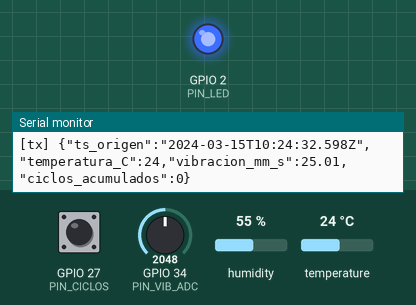
Simulated run of this sketch. Board: ESP32. On the bench: output pins drawn as LEDs (lit = HIGH), the last lines printed to the serial monitor. Wiring (from diagram.json): MPU-6050 motion sensor at I2C address 0x68. Inputs (shaded band) come from the test bench; at power-on: GPIO 27 (PIN_CICLOS) HIGH, GPIO 34 (PIN_VIB_ADC) = 2048, humidity 55 %, temperature 24 °C (analog values on the 0–4095 scale). WiFi joins after 1.5 s; servers stay silent unless stated; uploads are accepted with an empty reply; the local clock reads 2024-03-15 10:24:30 at power-on unless the sketch sets it; EEPROM starts erased.

Above: at 2.73 s.
At 5.2 s:
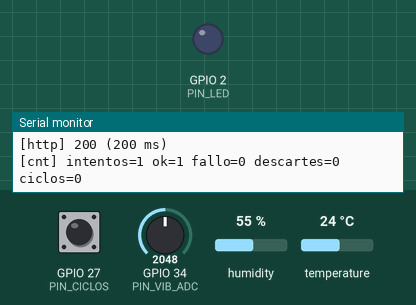
Timing chart, 0 to 9.1 s (numbered marks = the images above):
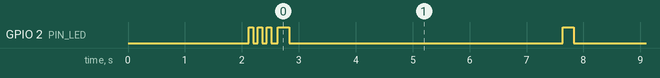

The sketch:

sketch.ino
```cpp
/*
 * Actividad 1 — Emisor de telemetria (ESP32 simulado en Wokwi)
 * ------------------------------------------------------------
 * Publica cada PERIODO_PUBLICACION_MS un POST HTTP con JSON:
 *   { ts_origen, temperatura_C, vibracion_mm_s, ciclos_acumulados }
 * hacia el endpoint "http in" de Node-RED.
 *
 * Sensores (todos simulados por Wokwi, ver diagram.json):
 *   - DHT22            -> temperatura_C            (GPIO15)
 *   - Transmisor de vibracion (potenciometro en ADC1) -> vibracion_mm_s (GPIO34)
 *   - MPU6050 (I2C)    -> vibracion_mm_s derivada de aceleracion (GPIO21/22)
 *   - Interruptor de proximidad (push button) -> ciclos_acumulados (GPIO27)
 *   - LED de estado    -> diagnostico visual     (GPIO2)
 *
 * La fuente de vibracion se elige con VIB_FUENTE (ver abajo). Las dos rutas
 * estan implementadas y ninguna sintetiza datos: cada una publica lo que
 * realmente mide el hardware simulado.
 *
 * Referencias oficiales usadas:
 *   WiFi en Wokwi ......... https://docs.wokwi.com/guides/esp32-wifi
 *   DHT22 ................. https://docs.wokwi.com/parts/wokwi-dht22
 *   Potenciometro ......... https://docs.wokwi.com/parts/wokwi-potentiometer
 *   MPU6050 ............... https://docs.wokwi.com/parts/wokwi-mpu6050
 *   Formato diagram.json .. https://docs.wokwi.com/diagram-format
 */

#include <WiFi.h>
#include <WiFiClientSecure.h>
#include <HTTPClient.h>
#include <Wire.h>
#include <ArduinoJson.h>
#include <DHTesp.h>
#include <Preferences.h>
#include <sys/time.h>
#include <math.h>

// ---------------------------------------------------------------------------
// 1. CONFIGURACION  (lo unico que hay que tocar antes de correr)
// ---------------------------------------------------------------------------

// Red simulada de Wokwi: SSID abierto, canal 6 (el canal acelera el enlace).
const char* WIFI_SSID  = "Wokwi-GUEST";
const char* WIFI_PASS  = "";
const int   WIFI_CANAL = 6;

// Endpoint del nodo "http in" de Node-RED.
// IMPORTANTE: el gateway publico de Wokwi solo hace conexiones SALIENTES hacia
// Internet; NO alcanza localhost ni la red local. Node-RED tiene que estar
// expuesto en una URL publica (tunel ngrok/cloudflared o VPS). Ver README.
#define INGEST_URL   "https://CAMBIAME.ngrok-free.app/telemetria"

// Secreto compartido: el tunel es publico, asi que el endpoint se autentica
// con esta cabecera. Debe coincidir con INGEST_KEY en Node-RED.
#define INGEST_KEY   "CAMBIAME-clave-larga-y-aleatoria"

#define PLANTA_ID    "planta_01"   // informativo; la ruta real la arma Node-RED

const uint32_t PERIODO_PUBLICACION_MS = 5000;   // 5 s exigidos por la actividad

// Fuente de vibracion:
//   0 = transmisor analogico (potenciometro)  -> valor RMS ya acondicionado
//   1 = acelerometro MPU6050                  -> derivacion a_rms -> v_rms
#define VIB_FUENTE 0

// ---- Parametros del transmisor de vibracion (VIB_FUENTE 0) ----------------
// Modelo del sensor real emulado: transmisor de vibracion de salida analogica
// (tipo IFM VSA / SKF CMSS), cuyo acondicionador entrega un nivel de CD
// proporcional al valor RMS de velocidad. Escala de fondo de rango:
const float VIB_FONDO_ESCALA_MM_S = 50.0f;   // 0 V -> 0 mm/s ; 3.3 V -> 50 mm/s
const float ADC_V_REF             = 3.3f;
const int   ADC_CUENTAS_MAX       = 4095;    // ESP32: ADC de 12 bits

// ---- Parametros de la derivacion por acelerometro (VIB_FUENTE 1) ----------
// v_rms = a_rms / (2*pi*f0). Se integra en el dominio de la frecuencia usando
// la frecuencia dominante f0 estimada por cruces por cero de la senal sin CD.
const uint16_t VIB_FS_HZ       = 250;   // frecuencia de muestreo de la ventana
const uint16_t VIB_N_MUESTRAS  = 250;   // 1 s de ventana
const float    VIB_F0_MINIMA   = 5.0f;  // Hz; piso para no dividir entre ~0
const float    VIB_F0_NOMINAL  = 30.0f; // Hz; frecuencia de giro del eje (1800 rpm)

// ---- Pines ---------------------------------------------------------------
const int PIN_DHT     = 15;
const int PIN_VIB_ADC = 34;   // ADC1: obligatorio, ADC2 queda inutilizable con WiFi
const int PIN_CICLOS  = 27;
const int PIN_LED     = 2;
const int PIN_SDA     = 21;
const int PIN_SCL     = 22;

const uint8_t MPU_ADDR = 0x68;

// ---------------------------------------------------------------------------
// 2. ESTADO GLOBAL
// ---------------------------------------------------------------------------
DHTesp dht;
Preferences nvs;

volatile uint32_t ciclos = 0;             // contador de ciclos de maquina
volatile uint32_t ultimoPulsoUs = 0;      // antirrebote por software
uint32_t ciclosGuardados = 0;

// Contadores de instrumentacion (seccion 7 del reporte).
uint32_t nIntentos = 0, nOk = 0, nFallo = 0, nDescartes = 0;

bool hayMpu = false;

// ---------------------------------------------------------------------------
// 3. UTILIDADES
// ---------------------------------------------------------------------------

// Interrupcion del interruptor de proximidad. Antirrebote de 20 ms: un pulso
// mecanico rebota ~1-5 ms, cualquier flanco mas rapido que eso no es un ciclo.
void IRAM_ATTR isrCiclo() {
  uint32_t ahora = micros();
  if (ahora - ultimoPulsoUs > 20000UL) {
    ultimoPulsoUs = ahora;
    ciclos++;
  }
}

void parpadeo(int veces, int ms) {
  for (int i = 0; i < veces; i++) {
    digitalWrite(PIN_LED, HIGH); delay(ms);
    digitalWrite(PIN_LED, LOW);  delay(ms);
  }
}

// ts_origen en ISO-8601 UTC con milisegundos: 2026-08-24T21:03:15.123Z
// Devuelve false si el reloj todavia no esta sincronizado por NTP: en ese caso
// NO se publica. Una marca de tiempo falsa contamina el calculo de latencia de
// toda la corrida, asi que preferimos perder la muestra y decirlo.
bool tsOrigenISO(char* buf, size_t n) {
  struct timeval tv;
  gettimeofday(&tv, nullptr);
  if (tv.tv_sec < 1700000000L) return false;   // < 2023-11-14 => sin NTP
  struct tm t;
  gmtime_r(&tv.tv_sec, &t);
  int escritos = snprintf(buf, n, "%04d-%02d-%02dT%02d:%02d:%02d.%03ldZ",
                          t.tm_year + 1900, t.tm_mon + 1, t.tm_mday,
                          t.tm_hour, t.tm_min, t.tm_sec, tv.tv_usec / 1000L);
  return escritos > 0 && (size_t)escritos < n;
}

// ---------------------------------------------------------------------------
// 4. MPU6050 POR REGISTROS (sin libreria: menos dependencias y deja explicito
//    el ajuste de fondo de escala y del filtro anti-alias)
// ---------------------------------------------------------------------------
bool mpuEscribe(uint8_t reg, uint8_t valor) {
  Wire.beginTransmission(MPU_ADDR);
  Wire.write(reg); Wire.write(valor);
  return Wire.endTransmission() == 0;
}

bool mpuInicia() {
  Wire.begin(PIN_SDA, PIN_SCL, 400000);
  Wire.beginTransmission(MPU_ADDR);
  Wire.write(0x75);                                  // WHO_AM_I
  if (Wire.endTransmission(false) != 0) return false;
  if (Wire.requestFrom((int)MPU_ADDR, 1) != 1) return false;
  uint8_t quien = Wire.read();
  if (quien != 0x68 && quien != 0x69) return false;

  if (!mpuEscribe(0x6B, 0x00)) return false;   // PWR_MGMT_1: sale de reposo
  // DLPF a 44 Hz (CONFIG=0x03). Con fs=250 Hz la frecuencia de Nyquist es
  // 125 Hz, asi que el filtro deja el ancho de banda por debajo y evita
  // replegado de espectro (aliasing) en la medicion de vibracion.
  if (!mpuEscribe(0x1A, 0x03)) return false;
  if (!mpuEscribe(0x1C, 0x00)) return false;   // ACCEL_CONFIG: +/-2 g, 16384 LSB/g
  return true;
}

bool mpuLeeAccel(float* ax, float* ay, float* az) {
  Wire.beginTransmission(MPU_ADDR);
  Wire.write(0x3B);                                  // ACCEL_XOUT_H
  if (Wire.endTransmission(false) != 0) return false;
  if (Wire.requestFrom((int)MPU_ADDR, 6) != 6) return false;
  // Cada byte se lee en su propia sentencia a proposito: en C++ el orden de
  // evaluacion de los operandos de | NO esta especificado, asi que
  // (Wire.read() << 8) | Wire.read() puede tomar los bytes al reves segun el
  // compilador. Es el error clasico de este sensor.
  uint8_t xh = Wire.read(); uint8_t xl = Wire.read();
  uint8_t yh = Wire.read(); uint8_t yl = Wire.read();
  uint8_t zh = Wire.read(); uint8_t zl = Wire.read();
  int16_t x = (int16_t)(((uint16_t)xh << 8) | xl);
  int16_t y = (int16_t)(((uint16_t)yh << 8) | yl);
  int16_t z = (int16_t)(((uint16_t)zh << 8) | zl);
  const float LSB_POR_G = 16384.0f, G = 9.80665f;
  *ax = x / LSB_POR_G * G;                           // m/s^2
  *ay = y / LSB_POR_G * G;
  *az = z / LSB_POR_G * G;
  return true;
}

// ---------------------------------------------------------------------------
// 5. MEDICION DE VIBRACION
// ---------------------------------------------------------------------------

// Ruta A: transmisor analogico. El acondicionador ya entrego un nivel de CD
// proporcional al RMS de velocidad, asi que aqui solo se aplica la funcion de
// transferencia declarada del sensor. Promediamos 64 lecturas para bajar el
// ruido de cuantizacion del ADC.
float vibracionDesdeTransmisor() {
  uint32_t suma = 0;
  for (int i = 0; i < 64; i++) { suma += analogRead(PIN_VIB_ADC); delayMicroseconds(200); }
  float cuentas = suma / 64.0f;
  float volts   = cuentas * ADC_V_REF / ADC_CUENTAS_MAX;
  return volts * (VIB_FONDO_ESCALA_MM_S / ADC_V_REF);
}

// Ruta B: acelerometro. Ventana de 1 s a 250 Hz, se resta la componente de CD
// (gravedad y montaje), se calcula a_rms del vector resultante y se integra a
// velocidad con v_rms = a_rms / (2*pi*f0).  f0 se estima contando cruces por
// cero de la senal sin CD; si la senal es plana se usa la frecuencia nominal
// del eje y se reporta el hecho por el puerto serie.
float vibracionDesdeAcelerometro(bool* ok) {
  static float bufX[VIB_N_MUESTRAS], bufY[VIB_N_MUESTRAS], bufZ[VIB_N_MUESTRAS];
  const uint32_t periodoUs = 1000000UL / VIB_FS_HZ;
  float mx = 0, my = 0, mz = 0;

  for (uint16_t i = 0; i < VIB_N_MUESTRAS; i++) {
    uint32_t t0 = micros();
    if (!mpuLeeAccel(&bufX[i], &bufY[i], &bufZ[i])) { *ok = false; return NAN; }
    mx += bufX[i]; my += bufY[i]; mz += bufZ[i];
    while (micros() - t0 < periodoUs) { /* mantiene fs constante */ }
  }
  mx /= VIB_N_MUESTRAS; my /= VIB_N_MUESTRAS; mz /= VIB_N_MUESTRAS;

  double suma2 = 0; uint16_t cruces = 0; float previo = 0;
  for (uint16_t i = 0; i < VIB_N_MUESTRAS; i++) {
    float dx = bufX[i] - mx, dy = bufY[i] - my, dz = bufZ[i] - mz;
    float mag = sqrtf(dx * dx + dy * dy + dz * dz);
    suma2 += (double)mag * mag;
    float proy = dz;                                  // eje de medicion: Z
    if (i > 0 && ((previo < 0 && proy >= 0) || (previo > 0 && proy <= 0))) cruces++;
    previo = proy;
  }
  float aRms = sqrtf(suma2 / VIB_N_MUESTRAS);         // m/s^2

  float f0 = (cruces / 2.0f) * VIB_FS_HZ / (float)VIB_N_MUESTRAS;
  if (f0 < VIB_F0_MINIMA) {
    Serial.printf("[vib] f0 estimada %.2f Hz por debajo del piso; se usa la "
                  "nominal del eje %.1f Hz\n", f0, VIB_F0_NOMINAL);
    f0 = VIB_F0_NOMINAL;
  }
  *ok = true;
  return (aRms / (2.0f * PI * f0)) * 1000.0f;         // mm/s RMS
}

// ---------------------------------------------------------------------------
// 6. RED
// ---------------------------------------------------------------------------
void conectaWiFi() {
  Serial.printf("[wifi] conectando a %s ...", WIFI_SSID);
  WiFi.mode(WIFI_STA);
  WiFi.begin(WIFI_SSID, WIFI_PASS, WIFI_CANAL);
  uint32_t t0 = millis();
  while (WiFi.status() != WL_CONNECTED) {
    delay(100); Serial.print(".");
    if (millis() - t0 > 30000UL) { Serial.println(" sin enlace, reintentando"); WiFi.disconnect(); WiFi.begin(WIFI_SSID, WIFI_PASS, WIFI_CANAL); t0 = millis(); }
  }
  Serial.printf(" listo, IP %s\n", WiFi.localIP().toString().c_str());
}

void sincronizaReloj() {
  configTime(0, 0, "pool.ntp.org", "time.google.com");   // UTC, sin huso local
  Serial.print("[ntp] sincronizando");
  uint32_t t0 = millis();
  while (time(nullptr) < 1700000000L) {
    delay(200); Serial.print(".");
    if (millis() - t0 > 20000UL) { Serial.println(" sin respuesta, reintento"); configTime(0, 0, "pool.ntp.org", "time.google.com"); t0 = millis(); }
  }
  Serial.printf(" listo (epoch %ld)\n", (long)time(nullptr));
}

// Extrae el nombre de host de INGEST_URL para poder diagnosticar por separado
// el DNS y la conexion. HTTPClient devuelve el mismo -1 ("connection refused")
// cuando falla el DNS, cuando rebota el TCP y cuando el TLS no termina a
// tiempo: sin separarlos, uno depura a ciegas.
void extraeHost(char* destino, size_t n) {
  const char* p = strstr(INGEST_URL, "://");
  p = p ? p + 3 : INGEST_URL;
  size_t i = 0;
  while (p[i] && p[i] != '/' && p[i] != ':' && i < n - 1) { destino[i] = p[i]; i++; }
  destino[i] = 0;
}

// Prueba DNS y TCP por separado, una sola vez, y lo reporta. Es barato y
// convierte un "-1" mudo en un diagnostico que dice donde se rompio.
void diagnosticaRed() {
  char host[96];
  extraeHost(host, sizeof(host));
  Serial.printf("[net] host=%s\n", host);

  IPAddress ip;
  uint32_t t0 = millis();
  bool dnsOk = WiFi.hostByName(host, ip);
  Serial.printf("[net] DNS ...... %s (%lu ms)\n",
                dnsOk ? ip.toString().c_str() : "FALLO", (unsigned long)(millis() - t0));
  if (!dnsOk) {
    Serial.println("[net] Sin DNS no hay nada que hacer: revisa el nombre del tunel.");
    return;
  }

  WiFiClient tcp;
  t0 = millis();
  bool tcpOk = tcp.connect(ip, 443, 15000);
  Serial.printf("[net] TCP 443 .. %s (%lu ms)\n", tcpOk ? "OK" : "FALLO",
                (unsigned long)(millis() - t0));
  tcp.stop();

  WiFiClientSecure tls; tls.setInsecure();
  tls.setTimeout(30);
  t0 = millis();
  bool tlsOk = tls.connect(host, 443);
  Serial.printf("[net] TLS 443 .. %s (%lu ms)\n", tlsOk ? "OK" : "FALLO",
                (unsigned long)(millis() - t0));
  tls.stop();

  // Control: si el TLS falla contra el tunel, hay que saber si el ESP32
  // simulado puede hacer TLS con ALGUIEN. Sin este control no se distingue
  // "ngrok es el problema" de "aqui no hay TLS que sirva".
  if (!tlsOk) {
    WiFiClientSecure ctrl; ctrl.setInsecure();
    ctrl.setTimeout(30);
    t0 = millis();
    bool ctrlOk = ctrl.connect("example.com", 443);
    Serial.printf("[net] TLS control (example.com) .. %s (%lu ms)\n",
                  ctrlOk ? "OK" : "FALLO", (unsigned long)(millis() - t0));
    ctrl.stop();
    Serial.println(ctrlOk
      ? "[net] El TLS funciona: el problema es el certificado o el cifrado de ngrok."
      : "[net] El TLS no funciona con nadie: hay que usar un tunel TCP sin TLS.");
  }
}

// Cliente y conexion persistentes. MEDIDO en Wokwi el 2026-08-25: el apreton
// de manos TLS tarda ~6.4 s en el ESP32 simulado, que no tiene acelerador
// criptografico. Abriendo una conexion nueva por publicacion, esos 6.4 s
// entraban en CADA muestra: la latencia mediana daba 14.8 s y el periodo real
// se estiraba a 6.8 s contra los 5 s nominales. Manteniendo la conexion viva
// el apreton ocurre una sola vez.
WiFiClientSecure clienteTls;
WiFiClient       clientePlano;
HTTPClient       http;
bool             conexionLista = false;

void cierraConexion() {
  if (conexionLista) { http.end(); conexionLista = false; }
}

// Envia el JSON. Devuelve el codigo HTTP, o un valor negativo de HTTPClient.
int publica(const char* cuerpo) {
  bool esTls = (strncmp(INGEST_URL, "https://", 8) == 0);

  if (!conexionLista) {
    clienteTls.setInsecure();      // simulacion: no validamos la cadena
    http.setReuse(true);           // sin esto el TLS se rehace cada vez
    http.setTimeout(30000);
    http.setConnectTimeout(30000);
    conexionLista = esTls ? http.begin(clienteTls, INGEST_URL)
                          : http.begin(clientePlano, INGEST_URL);
    if (!conexionLista) return -1000;
  }

  http.addHeader("Content-Type", "application/json");
  http.addHeader("X-Ingest-Key", INGEST_KEY);
  // ngrok gratuito interpone una pagina de aviso a las peticiones que parecen
  // venir de un navegador. Esta cabecera la salta; con cloudflared o un VPS
  // sobra, pero no estorba.
  http.addHeader("ngrok-skip-browser-warning", "1");
  uint32_t tPost = millis();
  int codigo = http.POST((uint8_t*)cuerpo, strlen(cuerpo));
  uint32_t dur = millis() - tPost;
  if (codigo > 0) {
    String resp = http.getString();
    Serial.printf("[http] %d (%lu ms) %s\n", codigo, (unsigned long)dur,
                  resp.substring(0, 160).c_str());
  } else {
    Serial.printf("[http] error de transporte %d (%s) tras %lu ms\n", codigo,
                  http.errorToString(codigo).c_str(), (unsigned long)dur);
  }
  // La conexion solo se cierra si fallo: si sigue sana se reaprovecha y el
  // siguiente envio se ahorra el apreton de manos completo.
  if (codigo <= 0) cierraConexion();
  return codigo;
}

// ---------------------------------------------------------------------------
// 7. CICLO PRINCIPAL
// ---------------------------------------------------------------------------
void setup() {
  Serial.begin(115200);
  delay(200);
  Serial.println("\n=== Emisor de telemetria — Actividad 1 ===");

  pinMode(PIN_LED, OUTPUT);
  pinMode(PIN_CICLOS, INPUT_PULLUP);
  attachInterrupt(digitalPinToInterrupt(PIN_CICLOS), isrCiclo, FALLING);

  analogReadResolution(12);
  analogSetPinAttenuation(PIN_VIB_ADC, ADC_11db);   // rango util ~0 a 3.3 V

  dht.setup(PIN_DHT, DHTesp::DHT22);

  // ciclos_acumulados debe ser monotono aunque se reinicie el equipo.
  nvs.begin("actividad1", false);
  ciclos = nvs.getULong("ciclos", 0);
  ciclosGuardados = ciclos;
  Serial.printf("[nvs] ciclos_acumulados recuperados: %lu\n", (unsigned long)ciclos);

  hayMpu = mpuInicia();
  Serial.printf("[mpu] %s\n", hayMpu ? "detectado en 0x68" : "NO detectado");
#if VIB_FUENTE == 1
  if (!hayMpu) Serial.println("[mpu] ERROR: VIB_FUENTE=1 exige el MPU6050. "
                              "No se publicara vibracion inventada.");
#endif

  conectaWiFi();
  sincronizaReloj();
  diagnosticaRed();
  parpadeo(3, 80);
}

void loop() {
  static uint32_t proxima = 0;
  if ((int32_t)(millis() - proxima) < 0) return;
  proxima = millis() + PERIODO_PUBLICACION_MS;

  if (WiFi.status() != WL_CONNECTED) { cierraConexion(); conectaWiFi(); return; }

  // --- marca de tiempo de origen -----------------------------------------
  char ts[32];
  if (!tsOrigenISO(ts, sizeof(ts))) {
    Serial.println("[ts] reloj sin sincronizar: se descarta la muestra");
    nDescartes++; sincronizaReloj(); return;
  }

  // --- temperatura --------------------------------------------------------
  TempAndHumidity th = dht.getTempAndHumidity();
  if (dht.getStatus() != DHTesp::ERROR_NONE || isnan(th.temperature)) {
    Serial.printf("[dht] lectura invalida (%s): se descarta la muestra\n",
                  dht.getStatusString());
    nDescartes++; parpadeo(2, 40); return;
  }
  float temperatura = th.temperature;

  // --- vibracion ----------------------------------------------------------
  float vibracion; bool vibOk = true;
#if VIB_FUENTE == 1
  if (!hayMpu) { Serial.println("[vib] sin MPU6050: se descarta la muestra"); nDescartes++; return; }
  vibracion = vibracionDesdeAcelerometro(&vibOk);
#else
  vibracion = vibracionDesdeTransmisor();
#endif
  if (!vibOk || isnan(vibracion)) {
    Serial.println("[vib] medicion invalida: se descarta la muestra");
    nDescartes++; parpadeo(2, 40); return;
  }

  // --- ciclos -------------------------------------------------------------
  uint32_t ciclosAhora = ciclos;
  if (ciclosAhora >= ciclosGuardados + 10) {          // limita escrituras a flash
    nvs.putULong("ciclos", ciclosAhora);
    ciclosGuardados = ciclosAhora;
  }

  // --- carga util ---------------------------------------------------------
  JsonDocument doc;
  doc["ts_origen"]         = ts;
  doc["temperatura_C"]     = round(temperatura * 100.0) / 100.0;
  doc["vibracion_mm_s"]    = round(vibracion * 100.0) / 100.0;
  doc["ciclos_acumulados"] = ciclosAhora;
  char cuerpo[256];
  serializeJson(doc, cuerpo, sizeof(cuerpo));
  Serial.printf("[tx] %s\n", cuerpo);

  // --- envio con un reintento --------------------------------------------
  digitalWrite(PIN_LED, HIGH);
  nIntentos++;
  int codigo = publica(cuerpo);
  if (codigo < 200 || codigo >= 300) {
    Serial.println("[tx] reintento unico en 500 ms");
    delay(500);
    codigo = publica(cuerpo);
  }
  digitalWrite(PIN_LED, LOW);

  if (codigo >= 200 && codigo < 300) nOk++; else { nFallo++; parpadeo(4, 60); }
  Serial.printf("[cnt] intentos=%lu ok=%lu fallo=%lu descartes=%lu ciclos=%lu\n",
                (unsigned long)nIntentos, (unsigned long)nOk,
                (unsigned long)nFallo, (unsigned long)nDescartes,
                (unsigned long)ciclosAhora);
}
```
